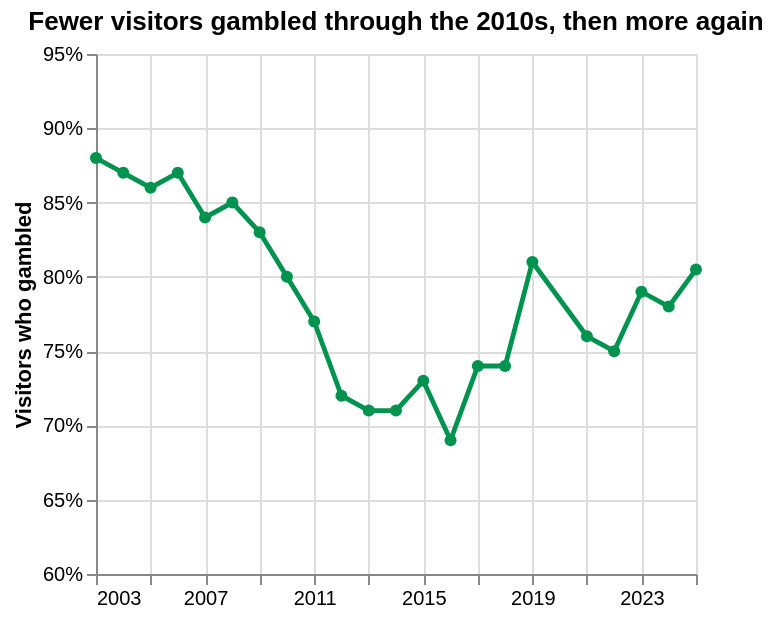

Notebook code cell kept with this figure:
### Markdown cell above
## What visitors say

The Abstract shows where the money goes. The LVCVA's annual visitor survey shows what people say they do, so it's a useful second angle.

### Code cell
#| hide
#| caption: Share of visitors who gambled during their trip (LVCVA Visitor Profile Study). No survey in 2020; an online component was added from 2022, so later years aren't strictly comparable with earlier ones.
v = q("SELECT year, gambled_pct FROM v_visitor_profile ORDER BY year")
line = alt.Chart(v).mark_line(color=GREEN, strokeWidth=2.4, point=alt.OverlayMarkDef(size=36, filled=True, color=GREEN)).encode(
    x=alt.X("year:Q", title=None, axis=alt.Axis(format="d", values=list(range(2003, 2026, 2))), scale=alt.Scale(domain=[2003, 2025])),
    y=alt.Y("gambled_pct:Q", title="Visitors who gambled", axis=alt.Axis(format="%"), scale=alt.Scale(domain=[0.6, 0.95])),
    tooltip=[alt.Tooltip("year:Q", format="d", title="Year"), alt.Tooltip("gambled_pct:Q", format=".0%", title="Gambled")])
line.properties(title="Fewer visitors gambled through the 2010s, then more again", height=260)

### Figure 1 — Vega-Lite specification as saved in the notebook (floating-point values rounded to 4 significant figures)
{"config": {"view": {"continuousWidth": 300, "continuousHeight": 300}}, "data": {"name": "data-63cdb96a2d76c0ff62962e9c396ca51c"}, "mark": {"type": "line", "color": "#00934f", "point": {"color": "#00934f", "filled": true, "size": 36}, "strokeWidth": 2.4}, "encoding": {"tooltip": [{"field": "year", "format": "d", "title": "Year", "type": "quantitative"}, {"field": "gambled_pct", "format": ".0%", "title": "Gambled", "type": "quantitative"}], "x": {"axis": {"format": "d", "values": [2003, 2005, 2007, 2009, 2011, 2013, 2015, 2017, 2019, 2021, 2023, 2025]}, "field": "year", "scale": {"domain": [2003, 2025]}, "title": null, "type": "quantitative"}, "y": {"axis": {"format": "%"}, "field": "gambled_pct", "scale": {"domain": [0.6, 0.95]}, "title": "Visitors who gambled", "type": "quantitative"}}, "height": 260, "title": "Fewer visitors gambled through the 2010s, then more again", "$schema": "https://vega.github.io/schema/vega-lite/v6.4.1.json", "datasets": {"data-63cdb96a2d76c0ff62962e9c396ca51c": [{"year": 2003, "gambled_pct": 0.88}, {"year": 2004, "gambled_pct": 0.87}, {"year": 2005, "gambled_pct": 0.86}, {"year": 2006, "gambled_pct": 0.87}, {"year": 2007, "gambled_pct": 0.84}, {"year": 2008, "gambled_pct": 0.85}, {"year": 2009, "gambled_pct": 0.83}, {"year": 2010, "gambled_pct": 0.8}, {"year": 2011, "gambled_pct": 0.77}, {"year": 2012, "gambled_pct": 0.72}, {"year": 2013, "gambled_pct": 0.71}, {"year": 2014, "gambled_pct": 0.71}, {"year": 2015, "gambled_pct": 0.73}, {"year": 2016, "gambled_pct": 0.69}, {"year": 2017, "gambled_pct": 0.74}, {"year": 2018, "gambled_pct": 0.74}, {"year": 2019, "gambled_pct": 0.81}, {"year": 2021, "gambled_pct": 0.76}, {"year": 2022, "gambled_pct": 0.75}, {"year": 2023, "gambled_pct": 0.79}, {"year": 2024, "gambled_pct": 0.78}, {"year": 2025, "gambled_pct": 0.805}]}}
